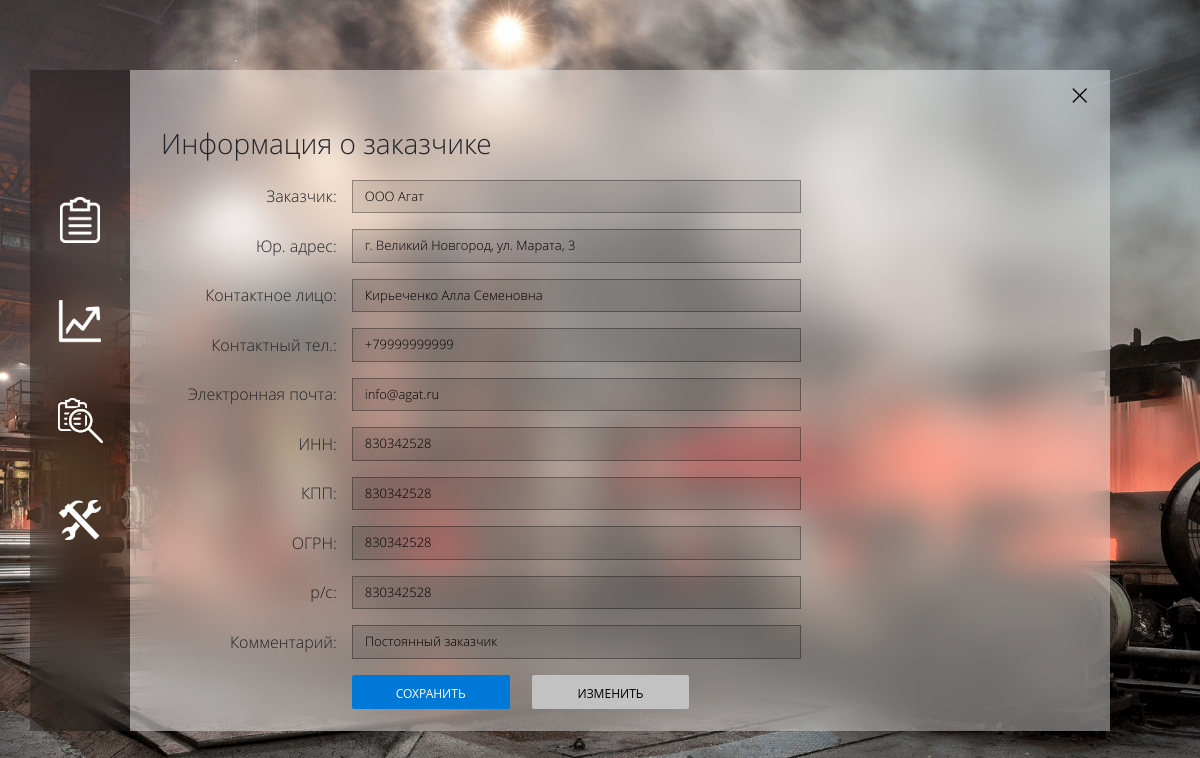
The app's page /gen_dir_cust?n=3 (signed in) with its own data.
### tables this page shows
CREATE TABLE `customers` (
  `Cust_id` int(3) NOT NULL,
  `Cust_name` varchar(50) NOT NULL,
  `Cust_tel` varchar(25) NOT NULL,
  `Comments` text NOT NULL,
  `Cont_cust_name` text NOT NULL,
  `E_mail` varchar(50) NOT NULL,
  `Kpp` bigint(50) NOT NULL,
  `OGRN` bigint(50) NOT NULL,
  `Check_acc` bigint(50) NOT NULL,
  `ITN` bigint(50) NOT NULL,
  `Cust_address` text NOT NULL
);

### gen_dir_cust.php (the view, shortened to what this page needs)
<?php
	if(isset($_GET['n']))
	{
		if(!$link = mysqli_connect("localhost", "mysql", "mysql", "omima_stal"))
		{
			echo "Нет соединения с сервером";
			die();
		}
		$QUERY ='select * FROM customers WHERE Cust_id='.$_GET["n"];
		$result = mysqli_query($link, $QUERY) or die("Ошибка ".mysqli_error($link));
		$row = mysqli_fetch_row($result);
		}
?>
<!DOCTYPE html>
<html lang="ru">
<head>
  <link rel="stylesheet" href="./css/bootstrap.min.css">
  <link rel="stylesheet" href="./css/fluent.css">
  <link rel="stylesheet" href="./css/micon.min.css">
</head>
<body>
<div style="height: 100%; width: 100%; left: 0; top: 0; position: fixed; display: flex; align-items: center; align-content: center; justify-content: center;">
  <div class="container">
    <div class="row justify-content-md-center" style="width:1080px;">
      <div class="col-fluid" >
        <div class="side-bar" style="width: 100px; height:661px;">
          <div class="row-fluid">
            <div class="col text-center nopadding">
              <img src="img/space_sb.png" class="img">
            </div>
          </div>
          <div class="row-fluid">
            <div class="col text-center nopadding">
				<a href="gen_dir_projs"><img src="img/proj_sb.png" class="img" title="Проекты"></a>
            </div>
          </div>
          <div class="row-fluid">
            <div class="col text-center nopadding">
              <a href="gen_dir_effect"><img src="img/effect_sb.png" class="img" title="Эффективность"></a>
            </div>
          </div>
		  <div class="row-fluid">
            <div class="col text-center nopadding">
              <a href="gen_dir_stat"><img src="img/gen_dir_stat_sb.png" class="img" title="Статистика"></a>
            </div>
          </div>
		  <div class="row-fluid">
            <div class="col text-center nopadding">
            <a href="gen_dir_equip"><img src="img/equip_sb.png" class="img" title="Оборудование"></a>
            </div>
          </div>
        </div>
      </div>
      <div class="col-fluid">
        <div class="main-w" style="width: 980px; height:661px;">
          <div class="row-fluid">
            <div class="col text-right nopadding" >
				<button class="exit" type="button" data-target="#exampleModal2" data-toggle="modal" style="border: none;">
					<img src="img/exit-b.png" class="img">
				</button>
            </div>
          </div>
          <div class="row-fluid ml-3">
            <div class="col">
              <p class="sh1">Информация о заказчике</p>
            </div>
          </div>
				  <form action="" method="POST">
					<div class="row mt-3 mr-5 align-items-center" style="">
						<div class="col-md-3 text-right" style="">
							Заказчик:
						</div>
						<input disabled required class="col form-control"  name="cust_name" type="text" placeholder="наименование заказчика" style="border: 1px solid <?if($err)echo "rgba(255,0,0,.40);"; else echo "rgba(0,0,0,.40);";?> background-color: rgba(0,0,0,.10); font-size: small;" value="<?echo $row[1];?>">
						<div class="col-md-3 ml-4">	<?if($err)echo "<span class='badge badge-danger'>Такой заказчик уже существует</span>";?></div>
					</div>
					<div class="row mt-3 mr-5 align-items-center" style="">
						<div class="col-md-3 text-right" style="">
							Юр. адрес:
						</div>
						<input disabled required class="col form-control" name="address" id="inputs" type="text" value="<?echo $row[10];?>" placeholder="индекс, страна, город, улица, дом, корпус" style="border: 1px solid rgba(0,0,0,.40); background-color: rgba(0,0,0,.10); font-size: small;">
						<div class="col-md-3 ml-4"></div>
					</div>
					<div class="row mt-3 mr-5 align-items-center" style="">
						<div class="col-md-3 text-right" style="">
							Контактное лицо:
						</div>
						<input disabled required class="col form-control" name="cont_name" id="inputs" type="text" value="<?echo $row[4];?>" placeholder="ФИО" style="border: 1px solid rgba(0,0,0,.40); background-color: rgba(0,0,0,.10); font-size: small;">
						<div class="col-md-3 ml-4"></div>
					</div>
					<div class="row mt-3 mr-5 align-items-center" style="">
						<div class="col-md-3 text-right" style="">
							Контактный тел.:
						</div>
						<input disabled required class="col form-control" name="tel_num" id="inputs" type="text" value="<?echo $row[2];?>" placeholder="номер телефона" style="border: 1px solid rgba(0,0,0,.40); background-color: rgba(0,0,0,.10); font-size: small;">
						<div class="col-md-3 ml-4"></div>
					</div>
					<div class="row mt-3 mr-5 align-items-center" style="">
						<div class="col-md-3 text-right" style="">
							Электронная почта:
						</div>
						<input disabled required class="col form-control" name="mail" id="inputs" type="email" value="<?echo $row[5];?>" placeholder="email@domain.com" style="border: 1px solid rgba(0,0,0,.40); background-color: rgba(0,0,0,.10); font-size: small;">
						<div class="col-md-3 ml-4"></div>
					</div>
					<div class="row mt-3 mr-5 align-items-center" style="">
						<div class="col-md-3 text-right" style="">
							ИНН:
						</div>
						<input disabled required class="col form-control" name="inn" id="inputs" type="number" value="<?echo $row[9];?>" placeholder="12 цифр" style="border: 1px solid rgba(0,0,0,.40); background-color: rgba(0,0,0,.10); font-size: small;">
						<div class="col-md-3 ml-4"></div>
					</div>
					<div class="row mt-3 mr-5 align-items-center" style="">
						<div class="col-md-3 text-right" style="">
							КПП:
						</div>
						<input disabled required class="col form-control" name="kpp" id="inputs" type="number" value="<?echo $row[6];?>" placeholder="9 цифр" style="border: 1px solid rgba(0,0,0,.40); background-color: rgba(0,0,0,.10); font-size: small;">
						<div class="col-md-3 ml-4"></div>
					</div>
					<div class="row mt-3 mr-5 align-items-center" style="">
						<div class="col-md-3 text-right" style="">
							ОГРН:
						</div>
						<input disabled required class="col form-control" name="ogrn" id="inputs" type="number" value="<?echo $row[7];?>" placeholder="13 цифр" style="border: 1px solid rgba(0,0,0,.40); background-color: rgba(0,0,0,.10); font-size: small;">
						<div class="col-md-3 ml-4"></div>
					</div>
					<div class="row mt-3 mr-5 align-items-center" style="">
						<div class="col-md-3 text-right" style="">
							р/с:
						</div>
						<input disabled required class="col form-control" name="balance" id="inputs" type="number" value="<?echo $row[8];?>" placeholder="номер расчетного счета" style="border: 1px solid rgba(0,0,0,.40); background-color: rgba(0,0,0,.10); font-size: small;">
						<div class="col-md-3 ml-4"></div>
					</div>
					<div class="row mt-3 mr-5 align-items-center" style="">
						<div class="col-md-3 text-right" style="">
							Комментарий:
						</div>
						<input disabled required class="col form-control" name="comment" id="inputs" type="text" value="<?echo $row[3];?>" placeholder="комментарий" style="border: 1px solid rgba(0,0,0,.40); background-color: rgba(0,0,0,.10); font-size: small;">
						<div class="col-md-3 ml-4"></div>
					</div>
					<div class="row mt-2 mr-5 align-items-center" style="">
						<div class="col-md-3 text-right">
						</div>
						<button class="col-md-2 btn btn-primary btn-sm btn-block ml-0 mt-2 mb-0" type="submit" name="submit"><small>Сохранить</small></button>
						<button class="col-md-2 btn btn-secondary btn-sm btn-block ml-3 mt-2 mb-0" id="change_button"><small>Изменить</small></button>
					</div>
					</form>
            </div>
        </div>
      </div>
    </div>
</div>
</body>
</html>

### gen_dir_cust.php (style rules this page uses)
body { background: url('img/bg.png') no-repeat center center fixed; -webkit-background-size: cover; -moz-background-size: cover; background-size: cover; -o-background-size: cover; overflow:hidden; min-height: 700px }
.side-bar { -webkit-backdrop-filter: blur(20px) saturate(125%); backdrop-filter: blur(20px) saturate(125%); background-color: rgba(0,0,0,.3); }
.main-w { -webkit-backdrop-filter: blur(20px) saturate(125%); backdrop-filter: blur(20px) saturate(125%); background-color: rgba(255,255,255,.4); }
.nopadding { padding: 0 !important; margin: 0 !important; }
.exit { background-color: rgba(255,255,255,.0); }

### records on screen
customers: cust_name "ООО Агат", address "г. Великий Новгород, ул. Марата, 3", cont_name "Кирьеченко Алла Семеновна", tel_num "+79999999999", mail "info@agat.ru", inn "830342528", kpp "830342528", ogrn "830342528", balance "830342528", comment "Постоянный заказчик"
